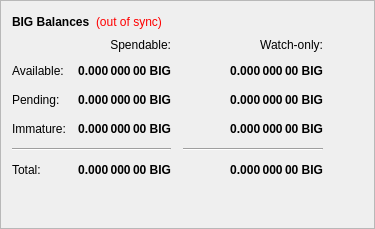
        <widget class="QFrame" name="frame">
         <property name="frameShape">
          <enum>QFrame::StyledPanel</enum>
         </property>
         <property name="frameShadow">
          <enum>QFrame::Raised</enum>
         </property>
         <layout class="QVBoxLayout" name="verticalLayout_4">
          <item>
           <layout class="QHBoxLayout" name="horizontalLayout_4">
            <item>
             <widget class="QLabel" name="label_5">
              <property name="font">
               <font>
                <weight>75</weight>
                <bold>true</bold>
               </font>
              </property>
              <property name="text">
               <string>BIG Balances</string>
              </property>
             </widget>
            </item>
            <item>
             <widget class="QLabel" name="labelWalletStatus">
              <property name="cursor">
               <cursorShape>WhatsThisCursor</cursorShape>
              </property>
              <property name="toolTip">
               <string>The displayed information may be out of date. Your wallet automatically synchronizes with the BIG network after a connection is established, but this process has not completed yet.</string>
              </property>
              <property name="styleSheet">
               <string notr="true">QLabel { color: red; }</string>
              </property>
              <property name="text">
               <string notr="true">(out of sync)</string>
              </property>
              <property name="alignment">
               <set>Qt::AlignLeading|Qt::AlignLeft|Qt::AlignVCenter</set>
              </property>
             </widget>
            </item>
            <item>
             <spacer name="horizontalSpacer_3">
              <property name="orientation">
               <enum>Qt::Horizontal</enum>
              </property>
              <property name="sizeHint" stdset="0">
               <size>
                <width>40</width>
                <height>20</height>
               </size>
              </property>
             </spacer>
            </item>
           </layout>
          </item>
          <item>
           <layout class="QGridLayout" name="gridLayout">
            <property name="spacing">
             <number>12</number>
            </property>
            <item row="2" column="2">
             <widget class="QLabel" name="labelWatchPending">
              <property name="font">
               <font>
                <weight>75</weight>
                <bold>true</bold>
               </font>
              </property>
              <property name="cursor">
               <cursorShape>IBeamCursor</cursorShape>
              </property>
              <property name="toolTip">
               <string>Unconfirmed transactions to watch-only addresses</string>
              </property>
              <property name="text">
               <string notr="true">0.000 000 00 BIG</string>
              </property>
              <property name="alignment">
               <set>Qt::AlignRight|Qt::AlignTrailing|Qt::AlignVCenter</set>
              </property>
              <property name="textInteractionFlags">
               <set>Qt::LinksAccessibleByMouse|Qt::TextSelectableByKeyboard|Qt::TextSelectableByMouse</set>
              </property>
             </widget>
            </item>
            <item row="2" column="1">
             <widget class="QLabel" name="labelUnconfirmed">
              <property name="font">
               <font>
                <weight>75</weight>
                <bold>true</bold>
               </font>
              </property>
              <property name="cursor">
               <cursorShape>IBeamCursor</cursorShape>
              </property>
              <property name="toolTip">
               <string>Total of transactions that have yet to be confirmed, and do not yet count toward the spendable balance</string>
              </property>
              <property name="text">
               <string notr="true">0.000 000 00 BIG</string>
              </property>
              <property name="alignment">
               <set>Qt::AlignRight|Qt::AlignTrailing|Qt::AlignVCenter</set>
              </property>
              <property name="textInteractionFlags">
               <set>Qt::LinksAccessibleByMouse|Qt::TextSelectableByKeyboard|Qt::TextSelectableByMouse</set>
              </property>
             </widget>
            </item>
            <item row="3" column="2">
             <widget class="QLabel" name="labelWatchImmature">
              <property name="font">
               <font>
                <weight>75</weight>
                <bold>true</bold>
               </font>
              </property>
              <property name="cursor">
               <cursorShape>IBeamCursor</cursorShape>
              </property>
              <property name="toolTip">
               <string>Staked or masternode rewards in watch-only addresses that has not yet matured</string>
              </property>
              <property name="text">
               <string notr="true">0.000 000 00 BIG</string>
              </property>
              <property name="alignment">
               <set>Qt::AlignRight|Qt::AlignTrailing|Qt::AlignVCenter</set>
              </property>
              <property name="textInteractionFlags">
               <set>Qt::LinksAccessibleByMouse|Qt::TextSelectableByKeyboard|Qt::TextSelectableByMouse</set>
              </property>
             </widget>
            </item>
            <item row="4" column="0" colspan="2">
             <widget class="Line" name="lineSpendableBalance">
              <property name="orientation">
               <enum>Qt::Horizontal</enum>
              </property>
             </widget>
            </item>
            <item row="4" column="2">
             <widget class="Line" name="lineWatchBalance">
              <property name="sizePolicy">
               <sizepolicy hsizetype="Preferred" vsizetype="Fixed">
                <horstretch>0</horstretch>
                <verstretch>0</verstretch>
               </sizepolicy>
              </property>
              <property name="minimumSize">
               <size>
                <width>140</width>
                <height>0</height>
               </size>
              </property>
              <property name="orientation">
               <enum>Qt::Horizontal</enum>
              </property>
             </widget>
            </item>
            <item row="5" column="0">
             <widget class="QLabel" name="labelTotalText">
              <property name="text">
               <string>Total:</string>
              </property>
             </widget>
            </item>
            <item row="3" column="1">
             <widget class="QLabel" name="labelImmature">
              <property name="font">
               <font>
                <weight>75</weight>
                <bold>true</bold>
               </font>
              </property>
              <property name="cursor">
               <cursorShape>IBeamCursor</cursorShape>
              </property>
              <property name="toolTip">
               <string>Staked or masternode rewards that has not yet matured</string>
              </property>
              <property name="text">
               <string notr="true">0.000 000 00 BIG</string>
              </property>
              <property name="alignment">
               <set>Qt::AlignRight|Qt::AlignTrailing|Qt::AlignVCenter</set>
              </property>
              <property name="textInteractionFlags">
               <set>Qt::LinksAccessibleByMouse|Qt::TextSelectableByKeyboard|Qt::TextSelectableByMouse</set>
              </property>
             </widget>
            </item>
            <item row="2" column="3">
             <spacer name="horizontalSpacer_2">
              <property name="orientation">
               <enum>Qt::Horizontal</enum>
              </property>
              <property name="sizeHint" stdset="0">
               <size>
                <width>40</width>
                <height>20</height>
               </size>
              </property>
             </spacer>
            </item>
            <item row="3" column="0">
             <widget class="QLabel" name="labelImmatureText">
              <property name="text">
               <string>Immature:</string>
              </property>
             </widget>
            </item>
            <item row="5" column="1">
             <widget class="QLabel" name="labelTotal">
              <property name="font">
               <font>
                <weight>75</weight>
                <bold>true</bold>
               </font>
              </property>
              <property name="cursor">
               <cursorShape>IBeamCursor</cursorShape>
              </property>
              <property name="toolTip">
               <string>Your current total balance</string>
              </property>
              <property name="text">
               <string notr="true">0.000 000 00 BIG</string>
              </property>
              <property name="alignment">
               <set>Qt::AlignRight|Qt::AlignTrailing|Qt::AlignVCenter</set>
              </property>
              <property name="textInteractionFlags">
               <set>Qt::LinksAccessibleByMouse|Qt::TextSelectableByKeyboard|Qt::TextSelectableByMouse</set>
              </property>
             </widget>
            </item>
            <item row="5" column="2">
             <widget class="QLabel" name="labelWatchTotal">
              <property name="font">
               <font>
                <weight>75</weight>
                <bold>true</bold>
               </font>
              </property>
              <property name="cursor">
               <cursorShape>IBeamCursor</cursorShape>
              </property>
              <property name="toolTip">
               <string>Current total balance in watch-only addresses</string>
              </property>
              <property name="text">
               <string notr="true">0.000 000 00 BIG</string>
              </property>
              <property name="alignment">
               <set>Qt::AlignRight|Qt::AlignTrailing|Qt::AlignVCenter</set>
              </property>
              <property name="textInteractionFlags">
               <set>Qt::LinksAccessibleByMouse|Qt::TextSelectableByKeyboard|Qt::TextSelectableByMouse</set>
              </property>
             </widget>
            </item>
            <item row="0" column="2">
             <widget class="QLabel" name="labelWatchonly">
              <property name="text">
               <string>Watch-only:</string>
              </property>
              <property name="alignment">
               <set>Qt::AlignRight|Qt::AlignTrailing|Qt::AlignVCenter</set>
              </property>
             </widget>
            </item>
            <item row="1" column="0">
             <widget class="QLabel" name="labelBalanceText">
              <property name="text">
               <string>Available:</string>
              </property>
             </widget>
            </item>
            <item row="1" column="1">
             <widget class="QLabel" name="labelBalance">
              <property name="font">
               <font>
                <weight>75</weight>
                <bold>true</bold>
               </font>
              </property>
              <property name="cursor">
               <cursorShape>IBeamCursor</cursorShape>
              </property>
              <property name="toolTip">
               <string>Your current spendable balance</string>
              </property>
              <property name="text">
               <string notr="true">0.000 000 00 BIG</string>
              </property>
              <property name="alignment">
               <set>Qt::AlignRight|Qt::AlignTrailing|Qt::AlignVCenter</set>
              </property>
              <property name="textInteractionFlags">
               <set>Qt::LinksAccessibleByMouse|Qt::TextSelectableByKeyboard|Qt::TextSelectableByMouse</set>
              </property>
             </widget>
            </item>
            <item row="1" column="2">
             <widget class="QLabel" name="labelWatchAvailable">
              <property name="font">
               <font>
                <weight>75</weight>
                <bold>true</bold>
               </font>
              </property>
              <property name="cursor">
               <cursorShape>IBeamCursor</cursorShape>
              </property>
              <property name="toolTip">
               <string>Your current balance in watch-only addresses</string>
              </property>
              <property name="text">
               <string notr="true">0.000 000 00 BIG</string>
              </property>
              <property name="alignment">
               <set>Qt::AlignRight|Qt::AlignTrailing|Qt::AlignVCenter</set>
              </property>
              <property name="textInteractionFlags">
               <set>Qt::LinksAccessibleByMouse|Qt::TextSelectableByKeyboard|Qt::TextSelectableByMouse</set>
              </property>
             </widget>
            </item>
            <item row="2" column="0">
             <widget class="QLabel" name="labelPendingText">
              <property name="text">
               <string>Pending:</string>
              </property>
             </widget>
            </item>
            <item row="0" column="1">
             <widget class="QLabel" name="labelSpendable">
              <property name="text">
               <string>Spendable:</string>
              </property>
              <property name="alignment">
               <set>Qt::AlignRight|Qt::AlignTrailing|Qt::AlignVCenter</set>
              </property>
             </widget>
            </item>
           </layout>
          </item>
          <item>
           <spacer name="verticalSpacer_4">
            <property name="orientation">
             <enum>Qt::Vertical</enum>
            </property>
            <property name="sizeHint" stdset="0">
             <size>
              <width>20</width>
              <height>40</height>
             </size>
            </property>
           </spacer>
          </item>
         </layout>
        </widget>
